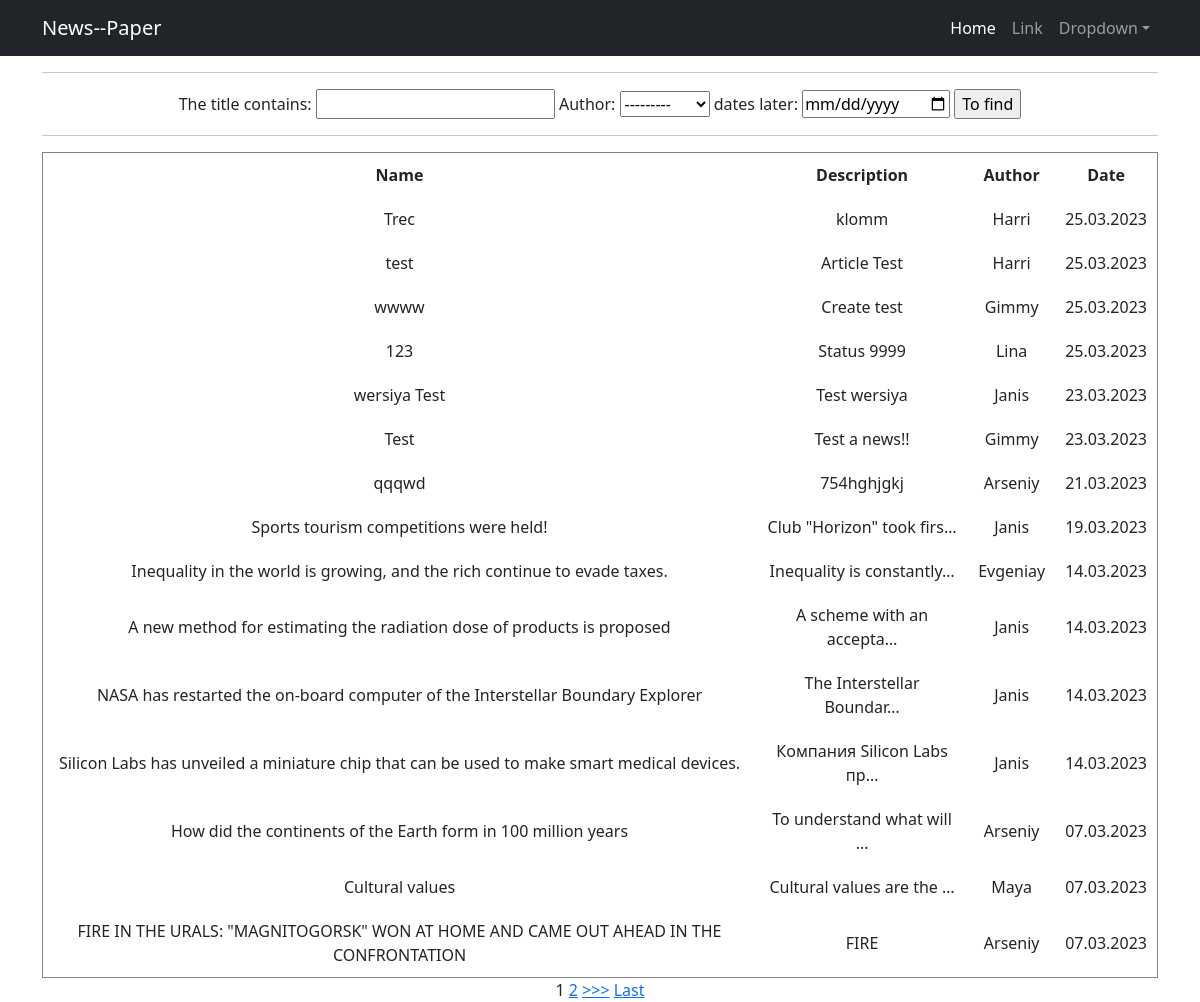
/news/search/, run on an earlier commit of the app's database.
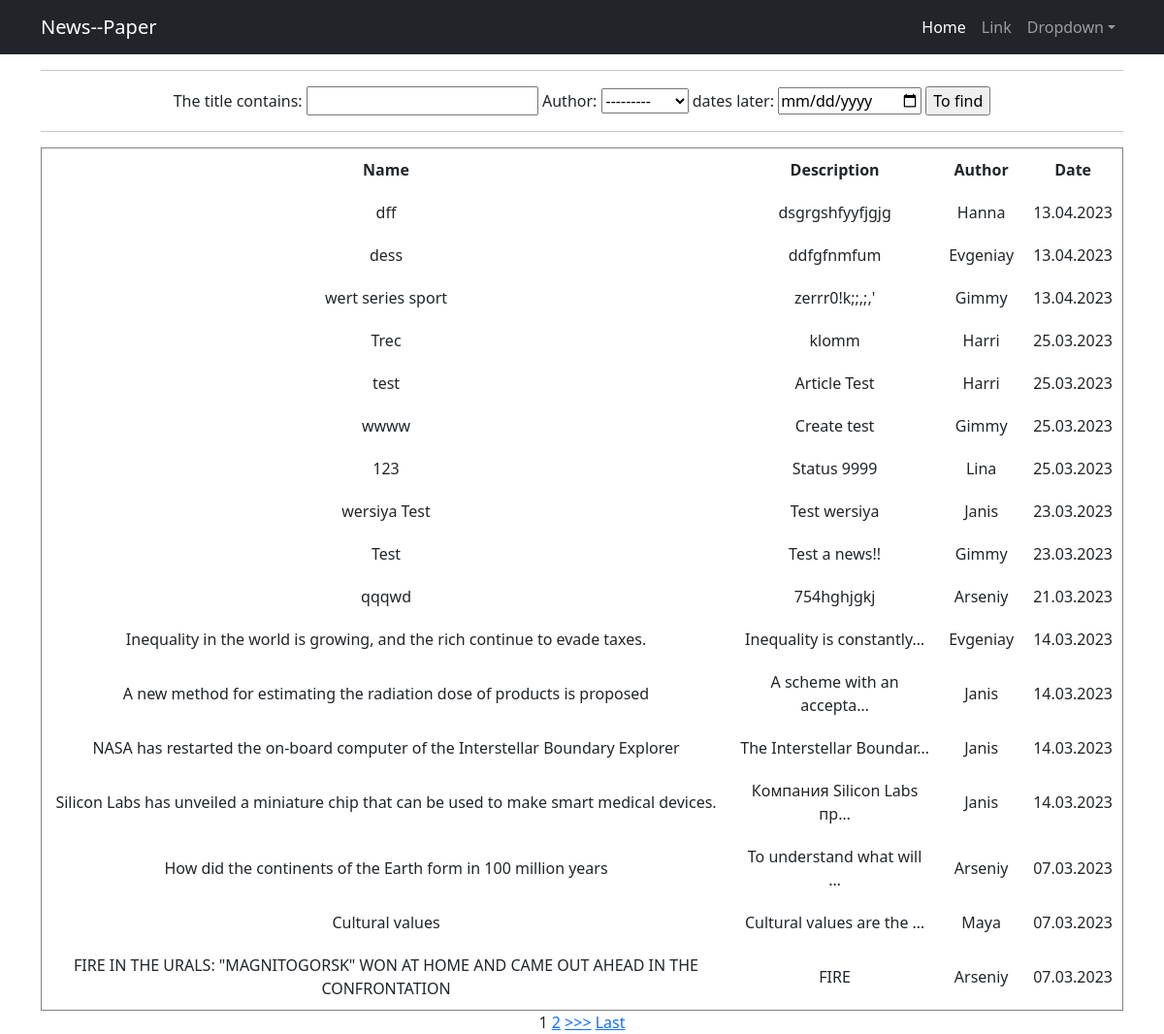
And on a later commit of the database.
### news/models.py (models this page shows, shortened)
class Post(models.Model):
    objects = None
    author = models.ForeignKey(Author, on_delete=models.CASCADE)
    typContent = [('Article', 'Article'), ('News', 'News')]
    newsArticle = models.CharField(choices=typContent, max_length=7, default='News')
    dateTime = models.DateTimeField(auto_now_add=True)
    category = models.ManyToManyField(Category, through='PostCategory')
    title = models.CharField(max_length=255)
    text = models.TextField()
    rating = models.SmallIntegerField(default=0)

class Author(models.Model):
    user = models.OneToOneField(User, on_delete=models.CASCADE)
    authorRating = models.SmallIntegerField(default=0)
    def __str__(self):
        return f'{self.user}'

### news/views.py (the view)
# urls.py: path('search/', PostSearch.as_view(), name='post_search'),
class PostSearch(ListView):
    model = Post
    template_name = 'news/search.html'
    context_object_name = 'search'
    queryset = Post.objects.order_by('-dateTime')
    paginate_by = 10
    def get_context_data(self, **kwargs):
        context = super().get_context_data(**kwargs)
        context['time_now'] = datetime.utcnow()
        context['value1'] = None
        context['filter'] = PostFilter(self.request.GET, queryset=self.get_queryset())
        return context

### news/templatetags/custom_filters.py (called while the page is built)
@register.filter(name='censor')
def censor(value):
    sent = value.split()
    for i in bad_words:
        for words in sent:
            if i in words:
                pos = sent.index(words)
                sent.remove(words)
                sent.insert(pos, '*' * len(i))
    return " ".join(sent)

### templates/news/search.html (shortened to what this page needs)
{% extends 'default.html' %}
{% load cache %}
{% load custom_filters %}
{% block content %}
<hr>
    <form method="GET">
        {{ filter.form }}
        <input type="submit" value="To find">
    </form>
<hr>
            <table cellspacing="5" cellpadding="10" border="1" width="100%">
                <tr>
                    <td>
                        <b>Name</b>
                    </td>
                    <td>
                        <b>Description</b>
                    </td>
                    <td>
                        <b>Author</b>
                    </td>
                    <td>
                        <b>Date</b>
                    </td>
                </tr>
                {% for j in filter.qs %}
                <tr>
                    <td>
                        {{ j.title|censor }}
                    </td>
                    <td>
                        {{ j.text|truncatechars:25|censor}}
                    </td>
                    <td>
                        {{ j.author }}
                    </td>
                    <td>
                        {{ j.dateTime|date:"d.m.Y" }}
                    </td>
                </tr>
                {% endfor %}
            </table>
{% if is_paginated %}
    {% for num in page_obj.paginator.page_range %}
        {% if page_obj.number == num %}
            <a>{{ num }}</a>
        {% elif num > page_obj.number|add:'-3' and num < page_obj.number|add:'3' %}
            <a href="?page={{ num }}">{{ num }}</a>
        {% endif %}
    {% endfor %}
    {% if page_obj.has_next %}
        <a href="?page={{ page_obj.next_page_number }}">>>></a>
        <a href="?page={{ page_obj.paginator.num_pages }}">Last</a>
    {% endif %}
{% endif %}
{% endblock content %}

What changed in the data, as far as the page shows it:
removed Post: title|censor "Sports tourism competitions were held!", text|censor "Club \"Horizon\" took firs…", author "Janis", dateTime "19.03.2023"
added Post: title|censor "dff", text|censor "dsgrgshfyyfjgjg", author "Hanna", dateTime "13.04.2023"
added Post: title|censor "dess", text|censor "ddfgfnmfum", author "Evgeniay", dateTime "13.04.2023"
added Post: title|censor "wert series sport", text|censor "zerrr0!k;;,;,'", author "Gimmy", dateTime "13.04.2023"
